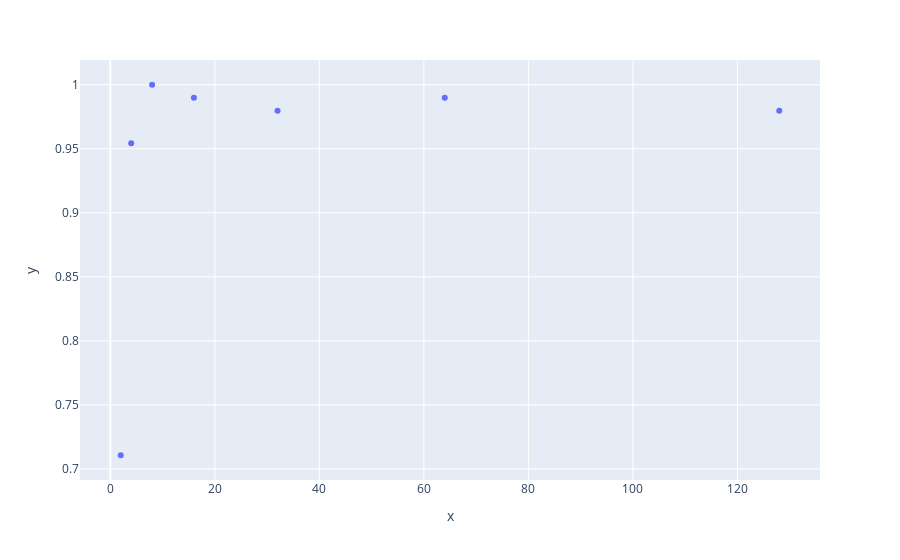

The notebook cell saved with this chart:
### Code cell
test_variable_param(dataset=xor, n=1, epochs=100, inner_size=(2**i for i in range(1, 8)))

### Figure 1 — Plotly figure (JSON) as saved in the notebook; plotly's stock layout.template omitted (floating-point values rounded to 4 significant figures)
{"data": [{"hovertemplate": "x=%{x}<br>y=%{y}<extra></extra>", "legendgroup": "", "marker": {"color": "#636efa", "symbol": "circle"}, "mode": "markers", "name": "", "orientation": "v", "showlegend": false, "type": "scatter", "x": [2, 4, 8, 16, 32, 64, 128], "xaxis": "x", "y": [0.7107, 0.9543, 1, 0.9898, 0.9797, 0.9898, 0.9797], "yaxis": "y"}], "layout": {"legend": {"tracegroupgap": 0}, "margin": {"t": 60}, "xaxis": {"anchor": "y", "domain": [0, 1], "title": {"text": "x"}}, "yaxis": {"anchor": "x", "domain": [0, 1], "title": {"text": "y"}}}}
